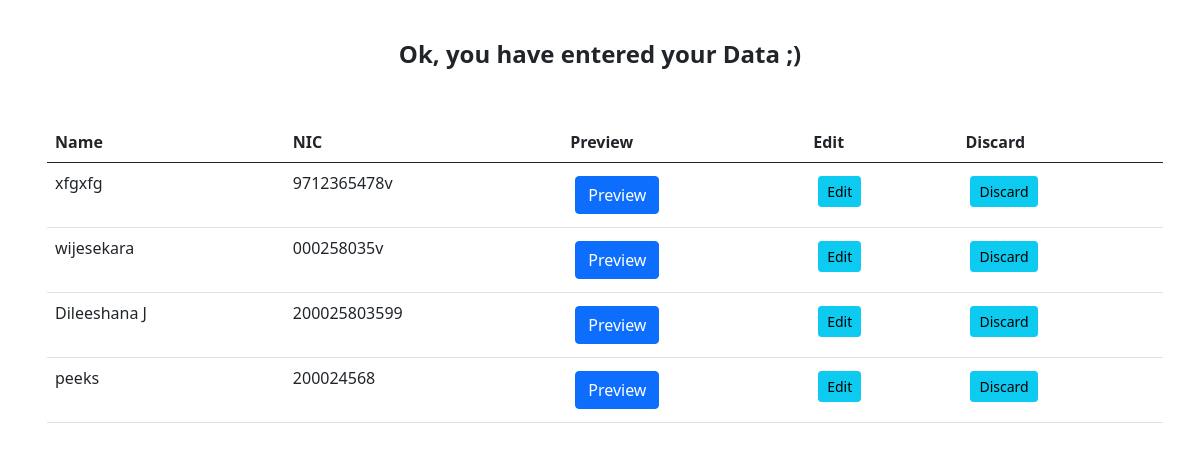
Screenshot of /button/ with the database file from the repository.
### CVgenr/models.py (models this page shows, shortened)
class Cvdetails(models.Model):
    name = models.CharField(max_length=100, null=True)
    nic = models.CharField(max_length=20, null=True)
    date_of_birth = models.DateField(max_length=20, null=True)
    address = models.CharField(max_length=100, null=True)
    mobile_contact = models.CharField(max_length=10, null=True)
    home_contact = models.CharField(max_length=10, null=True)
    email = models.CharField(max_length=100, null=True)
    experience = models.CharField(max_length=100, null=True)
    ol_result = models.CharField(max_length=100, null=True)
    al_stream = models.CharField(max_length=100, null=True)
    date_created = models.DateTimeField(auto_now_add=True, null=True)

### CVgenr/views.py (the view)
# urls.py: path('button/', views.readcvbtn, name="button"),
def readcvbtn(request):
    cvdata = Cvdetails.objects.all()
    return render(request, 'CVpages/dil_preBtn.html', {'cvdata': cvdata})

### CVdemo/context_processors.py (called while the page is built)
def project_context(request):
    context = {
        'me':User.objects.first(),
    }
    return context

### CVgenr/templates/CVpages/dil_preBtn.html (shortened to what this page needs)
{% load static %}
<!DOCTYPE html>
<html lang="en">
<head>
    <link href="https://cdn.jsdelivr.net/npm/bootstrap@5.0.2/dist/css/bootstrap.min.css" rel="stylesheet">
    <link rel="stylesheet" type="text/css" href="{% static '/css/style.css' %}">
</head>
<body>
    <div class="row">
        <div class="col">
            <center>
                <h4><b> Ok, you have entered your Data ;) </b></h4>
            </center>
        </div>
    </div>
    <div class="container">
        <table class="table table-hover">
            <thead>
                <tr>
                    <th scope="col">Name</th>
                    <th scope="col">NIC</th>
                    <th scope="col">Preview</th>
                    <th scope="col">Edit</th>
                    <th scope="col">Discard</th>
                </tr>
            </thead>
            {% for cvdata in cvdata %}
                <tr>
                    <td>{{cvdata.name}}</td>
                    <td>{{cvdata.nic}}</td>
                    <td><a href="" class="btn btn-primary">Preview</a></td>
                    <td><a class="btn btn-sm btn-info" href="{% url 'CVpages:updatecv' cvdata.id %}">Edit</a></td>
                    <td><a class="btn btn-sm btn-info" href="{% url 'CVpages:deletecv' cvdata.id %}">Discard</a></td>
                </tr>
            {% endfor %}
        </table>
    </div>
</body>
</html>

### static/css/style.css (style rules this page uses)
* { margin: 5px; padding: 5px; }

### rows the page displays
Cvdetails: name "xfgxfg", nic "9712365478v"
Cvdetails: name "wijesekara", nic "000258035v"
Cvdetails: name "Dileeshana J", nic "200025803599"
Cvdetails: name "peeks", nic "200024568"
